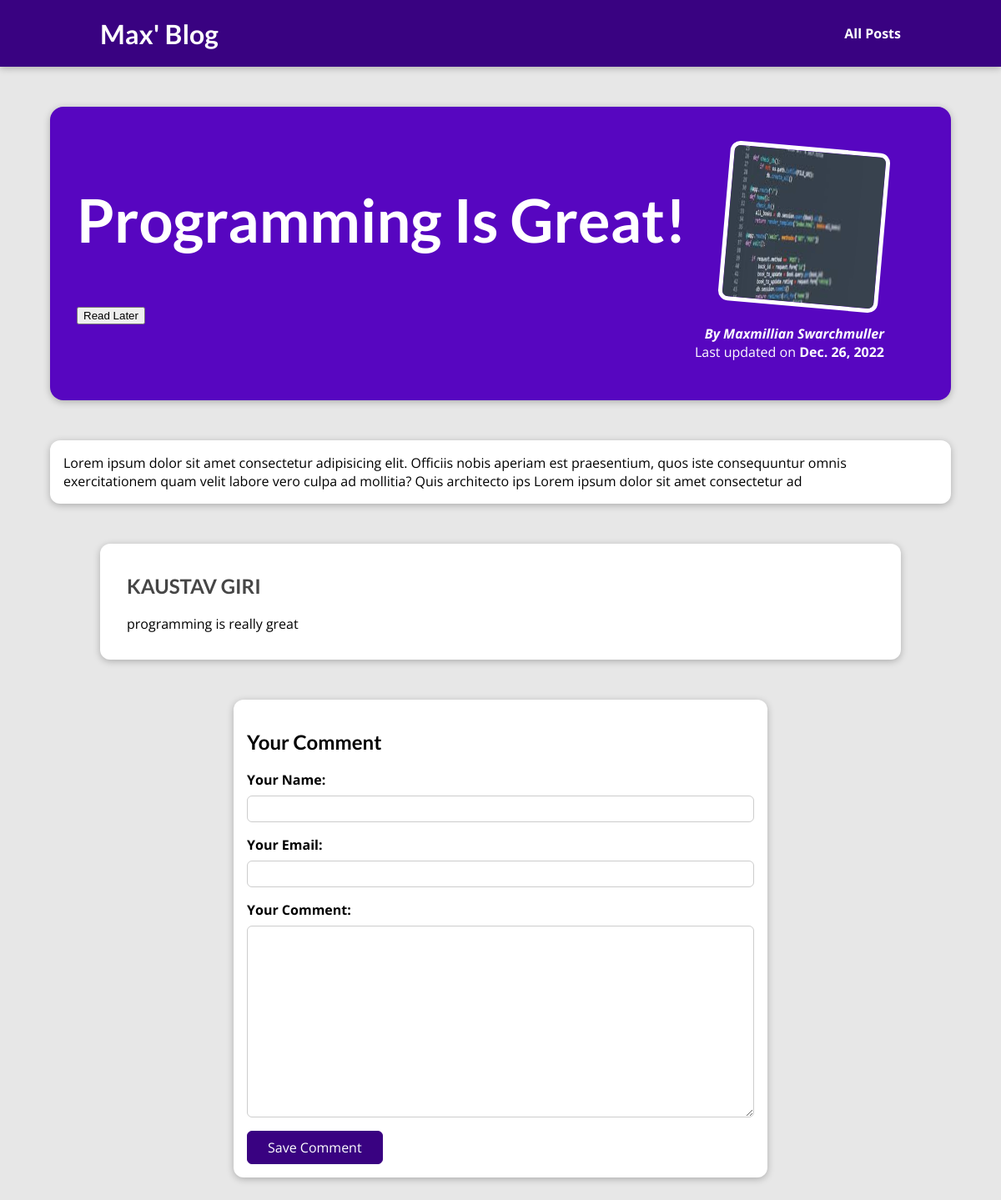
The page /posts/programming-is-great on the database its author committed.
### blogSite/models.py (models this page shows)
class Post(models.Model):
    title = models.CharField(max_length=150)
    date = models.DateField(auto_now=True)
    image = models.ImageField(upload_to='posts', null=True)
    excerpt = models.CharField(max_length=200)
    content = models.TextField(max_length=300)
    slug = models.SlugField(unique=True, db_index=True)
    author = models.ForeignKey(
        Author, on_delete=models.SET_NULL,null=True, related_name='posts')
    tags = models.ManyToManyField(Tag)

class Author(models.Model):
    first_name = models.CharField(max_length=100)
    last_name = models.CharField(max_length=100)
    email = models.EmailField(max_length=100)
    def fullName(self):
        return f"{self.first_name} {self.last_name}"
    def __str__(self):
        return f"{self.fullName()}"

class Comment(models.Model):
    name = models.CharField(max_length=100)
    email = models.EmailField()
    comment = models.TextField(max_length=400)
    post = models.ForeignKey(Post,on_delete=models.CASCADE,related_name='comment')

### blogSite/views.py (the view, shortened to what this page needs)
# urls.py: path('posts/<slug:slug>',views.PostDetails,name='Post-Details'),
def PostDetails(req, slug):
    commentForm = CommentForm()
    stored_post = req.session.get('stored_post')
    if req.method == 'GET':
        requiredPost = Post.objects.get(slug=slug)
        saved_for_later = False
        if stored_post:
            if str(requiredPost.id) in stored_post:
                saved_for_later = True
        return render(req, 'blogSite/PostDetail.html', {
            'postData': requiredPost,
            'form': commentForm,
            'comments': requiredPost.comment.all().order_by('-id'),
            'saved_for_later': saved_for_later
        })

### blogSite/form.py
class CommentForm(forms.ModelForm):
    class Meta:
        model = Comment
        exclude = ['post']
        labels = {
            'name': 'Your Name',
            'email':'Your Email',
            'comment':'Your Comment'
        }

### blogSite/templates/blogSite/PostDetail.html (shortened to what this page needs)
{% extends 'Base.html' %}
{% load static %}
{% block css %}
<link rel="stylesheet" href="{% static "blogSite/PostDetail.css" %}" />
{% endblock %}
{% block body %}
<section id="summary">
  <h2>{{postData.title|title}}</h2>
  <div id="read-later">
    <form action="{% url "read-later" %}" method="POST">
      <button>
        {% if saved_for_later %}
          Remove from "Read Later" List
        {% else %}
          Read Later
        {% endif %}
      </button>
    </form>
  </div>
  <article>
    <img src="{{postData.image.url}}" alt="Post Title" />
    <address>By {{postData.author}}</address>
    <div>Last updated on <time>{{postData.date}}</time></div>
  </article>
</section>
<main>
  {{postData.content}}
</main>
<section id="comments">
  <ul>
    {% for comment in comments %}
      <li>
        <h2>{{ comment.name }}</h2>
        <p>{{ comment.comment|linebreaks }}</p>
      </li>
    {% endfor %}
  </ul>
</section>
<section id="comment-form">
  <h2>Your Comment</h2>
  <form action="{% url "Post-Details" postData.slug %}" method="POST">
    {% for form_field in form %}
      <div class="form-control {% if form_field.errors %}invalid{% endif %}">
        {{ form_field.label_tag }}
        {{ form_field }}
      </div>
    {% endfor %}
    <button id='button'>Save Comment</button>
  </form>
</section>
{% endblock %}

### static/index.css (style rules this page uses)
* { box-sizing: border-box; }
html { font-family: 'Open Sans', 'Lato', sans-serif; }
body { margin: 0; }
h1, h2, h3 { font-family: 'Lato', sans-serif; font-weight: bold; }

### blogSite/static/blogSite/PostDetail.css (style rules this page uses)
body { background-color: #e7e7e7; }
#summary { margin: 8rem auto 3rem auto; padding: 2rem; width: 90%; max-width: 90rem; border-radius: 16px; background-color: #5706c0; position: relative; box-shadow: 0 2px 8px rgba(0, 0, 0, 0.25); height: 22rem; }
#summary h2 { color: white; font-size: 4.5rem; }
#summary article { position: absolute; top: 2rem; right: 3rem; padding: 1rem 2rem; border-radius: 12px; text-align: right; color: white; }
#summary article img { width: 12rem; height: 12rem; border-radius: 12px; transform: rotateZ(5deg); border: 5px solid white; margin-bottom: 1rem; }
#summary address { font-weight: bold; }
#summary time { font-weight: bold; }
main { width: 90%; max-width: 90rem; margin: 3rem auto; background-color: white; padding: 1rem; border-radius: 12px; box-shadow: 0 2px 8px rgba(0, 0, 0, 0.25); }
#comment-form { margin: 3rem auto; width: 90%; max-width: 40rem; border-radius: 12px; background-color: white; box-shadow: 0 2px 8px rgba(0, 0, 0, 0.25); padding: 1rem; }
#comment-form button { font: inherit; background-color: #390281; color: white; border: 1px solid #390281; padding: 0.5rem 1.5rem; border-radius: 6px; cursor: pointer; }
.form-control { margin-bottom: 1rem; }
.form-control label { font-weight: bold; margin-bottom: 0.5rem; display: block; }
.form-control input, .form-control textarea { display: block; width: 100%; font: inherit; padding: 0.25rem; border-radius: 6px; border: 1px solid #ccc; }
#comments { margin: 3rem auto; width: 90%; max-width: 60rem; border-radius: 12px; background-color: white; box-shadow: 0 2px 8px rgba(0, 0, 0, 0.25); padding: 1rem 2rem; }
#comments ul { list-style: none; margin: 0; padding: 0; }
#comments li { margin-bottom: 1rem; border-bottom: 2px solid #ccc; }
#comments li:last-of-type { border-bottom: none; }
#comments h2 { color: #464646; }

### rows shown on the page
Post: title "Programming Is Great!", image (picture), author "Maxmillian Swarchmuller", date "Dec. 26, 2022", content "Lorem ipsum dolor sit amet consectetur adipisicing elit. Officiis nobis aperiam est praesentium, quos iste consequuntur omnis exercitationem quam velit labore vero culpa ad mollitia? Quis architecto ips Lorem ipsum dolor sit amet consectetur ad"
Comment: name "KAUSTAV GIRI", comment "programming is really great"
